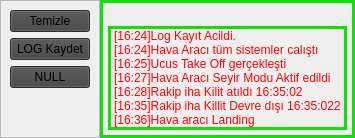
               <widget class="QWidget" name="kara_kutu_page">
                <property name="styleSheet">
                 <string notr="true">QPushButton{background-color: rgb(66, 66, 66);}</string>
                </property>
                <layout class="QHBoxLayout" name="horizontalLayout_8">
                 <property name="spacing">
                  <number>0</number>
                 </property>
                 <property name="leftMargin">
                  <number>0</number>
                 </property>
                 <property name="topMargin">
                  <number>0</number>
                 </property>
                 <property name="rightMargin">
                  <number>0</number>
                 </property>
                 <property name="bottomMargin">
                  <number>0</number>
                 </property>
                 <item>
                  <widget class="QFrame" name="Kara_kutu_settings_frame">
                   <property name="sizePolicy">
                    <sizepolicy hsizetype="Maximum" vsizetype="Preferred">
                     <horstretch>0</horstretch>
                     <verstretch>0</verstretch>
                    </sizepolicy>
                   </property>
                   <property name="frameShape">
                    <enum>QFrame::StyledPanel</enum>
                   </property>
                   <property name="frameShadow">
                    <enum>QFrame::Raised</enum>
                   </property>
                   <layout class="QVBoxLayout" name="verticalLayout_11">
                    <item>
                     <widget class="QPushButton" name="Kara_kutu_settings_temizle_btn">
                      <property name="sizePolicy">
                       <sizepolicy hsizetype="Minimum" vsizetype="Maximum">
                        <horstretch>0</horstretch>
                        <verstretch>0</verstretch>
                       </sizepolicy>
                      </property>
                      <property name="text">
                       <string>Temizle</string>
                      </property>
                     </widget>
                    </item>
                    <item>
                     <widget class="QPushButton" name="Kara_kutu_settings_Log_kaydet_btn">
                      <property name="text">
                       <string>LOG Kaydet</string>
                      </property>
                     </widget>
                    </item>
                    <item>
                     <widget class="QPushButton" name="Kara_kutu_settings_Null_btn">
                      <property name="text">
                       <string>NULL</string>
                      </property>
                     </widget>
                    </item>
                    <item>
                     <spacer name="Kara_kutu_settings_spacer">
                      <property name="orientation">
                       <enum>Qt::Vertical</enum>
                      </property>
                      <property name="sizeHint" stdset="0">
                       <size>
                        <width>20</width>
                        <height>40</height>
                       </size>
                      </property>
                     </spacer>
                    </item>
                   </layout>
                  </widget>
                 </item>
                 <item>
                  <widget class="QFrame" name="Kara_kutu_Text_frame">
                   <property name="styleSheet">
                    <string notr="true">border-style:solid ;
border-width: 3px;
border-color: rgb(17, 223, 6)</string>
                   </property>
                   <property name="frameShape">
                    <enum>QFrame::StyledPanel</enum>
                   </property>
                   <property name="frameShadow">
                    <enum>QFrame::Raised</enum>
                   </property>
                   <layout class="QVBoxLayout" name="verticalLayout_10" stretch="0">
                    <property name="spacing">
                     <number>0</number>
                    </property>
                    <property name="leftMargin">
                     <number>5</number>
                    </property>
                    <property name="topMargin">
                     <number>2</number>
                    </property>
                    <property name="rightMargin">
                     <number>5</number>
                    </property>
                    <property name="bottomMargin">
                     <number>5</number>
                    </property>
                    <item alignment="Qt::AlignBottom">
                     <widget class="QLabel" name="Kara_kutu_text_label">
                      <property name="styleSheet">
                       <string notr="true">font: 75 11pt &quot;MS Shell Dlg 2&quot;;
color : rgb(255, 2, 6)</string>
                      </property>
                      <property name="text">
                       <string>[16:24]Log Kayıt Acildi. 
[16:24]Hava Aracı tüm sistemler calıştı
[16:25]Ucus Take Off gerçekleşti
[16:27]Hava Aracı Seyir Modu Aktif edildi
[16:28]Rakip iha Kilit atıldı 16:35:02
[16:35]Rakip iha Killit Devre dışı 16:35:022
[16:36]Hava aracı Landing</string>
                      </property>
                     </widget>
                    </item>
                   </layout>
                  </widget>
                 </item>
                </layout>
               </widget>
